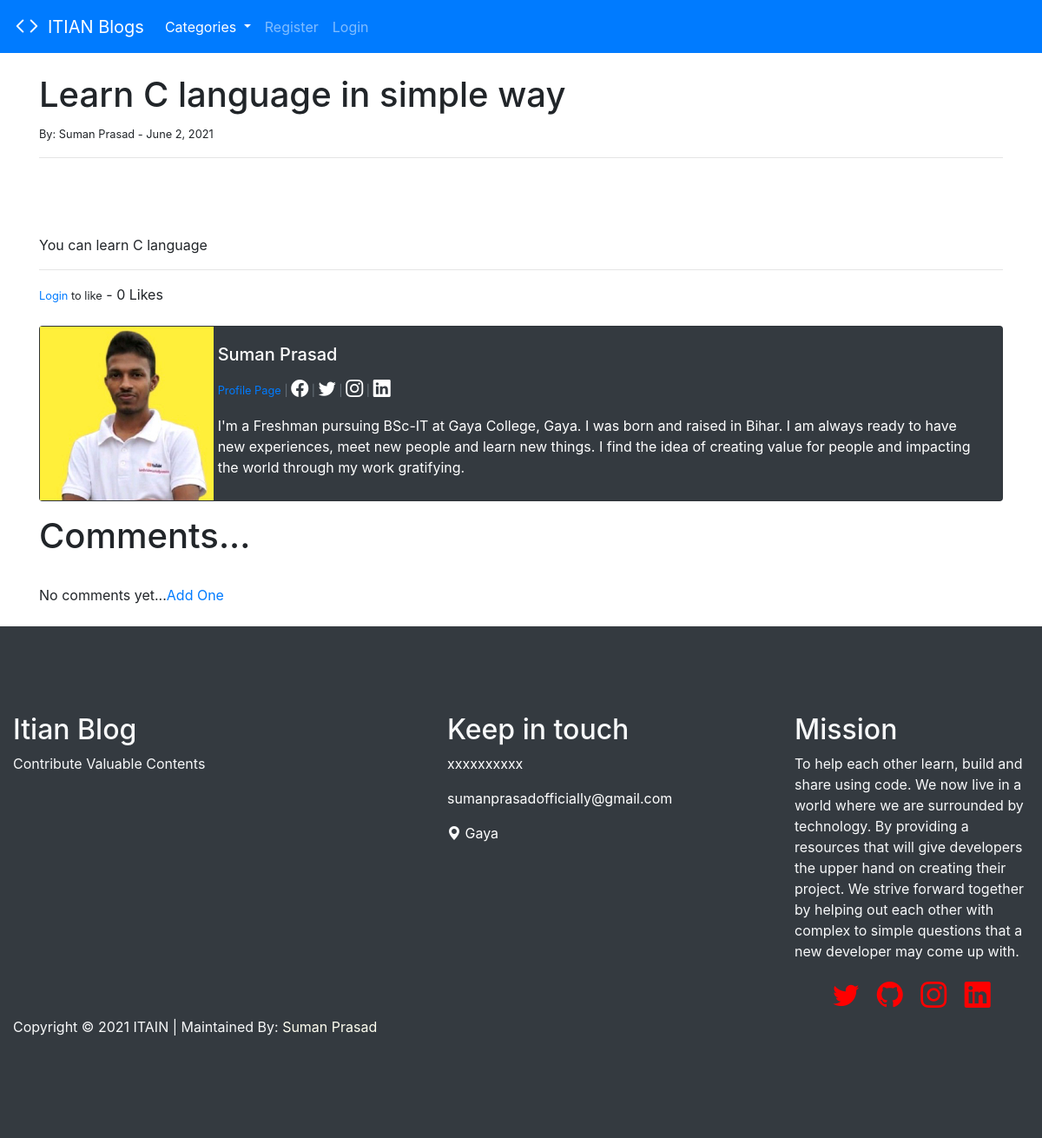
Screenshot of /article/15 with the database file from the repository.
### theblog/models.py (models this page shows, shortened)
class Post(models.Model):
    title = models.CharField(max_length=255)
    header_image = models.ImageField(null=True, blank=True, upload_to="images/")   #all posts doesnot have image.
    title_tag = models.CharField(max_length=255)
    author = models.ForeignKey(User, on_delete=models.CASCADE)
    body = RichTextField(blank=True, null=True)
    post_date = models.DateField(auto_now_add=True)
    category = models.CharField(max_length=255, default='coding')
    snippet = models.CharField(max_length=255)
    likes = models.ManyToManyField(User, related_name='blog_posts')
    def total_likes(self):
        return self.likes.count()

class Profile(models.Model):
    user = models.OneToOneField(User, null=True, on_delete=models.CASCADE)
    bio = models.TextField()
    profile_pic = models.ImageField(null=True, blank=True, upload_to="images/profile/")
    website_url = models.CharField(max_length=255, null=True, blank=True)
    facebook_url = models.CharField(max_length=255, null=True, blank=True)
    twitter_url = models.CharField(max_length=255, null=True, blank=True)
    instagram_url = models.CharField(max_length=255, null=True, blank=True)
    linkedin_url = models.CharField(max_length=255, null=True, blank=True)

### theblog/views.py (the view)
# urls.py: path('article/<int:pk>', ArticleDetailView.as_view(), name='article-detail'),
class ArticleDetailView(DetailView):
    model = Post
    template_name = 'article_details.html'
    def get_context_data(self, *args, **kwargs):
        cat_menu = Category.objects.all()
        context = super(ArticleDetailView, self).get_context_data(*args, **kwargs)
        stuff = get_object_or_404(Post, id=self.kwargs['pk'])
        total_likes = stuff.total_likes()
        liked = False
        if stuff.likes.filter(id=self.request.user.id).exists():
            liked =True
        context["cat_menu"] = cat_menu
        context["total_likes"] = total_likes
        context["liked"] = liked
        return context

### theblog/models.py (called while the page is built)
    def __str__(self):
        return self.name

### theblog/templates/article_details.html (shortened to what this page needs)
{% extends 'base.html' %}
{% load static %}
{% block content %}
<div class="container">
<h1>{{ post.title }}</h1>
<small>By: {{ post.author.first_name }} {{ post.author.last_name}} - {{post.post_date}}
</small><br>
<hr>
<br>
<br>
<br>
{{ post.body| safe }}
<hr>
<form action="{% url 'like_post' post.pk %}" method="POST">
{% if user.is_authenticated %}
  {% if liked %}
    <button type="submit", name="post_id", value="{{ post.id }}", class="btn btn-danger btn-sm">Unlike</button>
  {% else %}
    <button type="submit", name="post_id", value="{{ post.id }}", class="btn btn-primary btn-sm">Like</button>
  {% endif %}
{% else %}
  <small><a href="{% url 'login' %}">Login</a> to like</small>
{% endif %}
   - {{ total_likes }} Likes
</form>
<br>
<div class="card mb-3 card text-white bg-dark">
  <div class="row no-gutters">
    <div class="col-md-2">
{% if post.author.profile.profile_pic %}
      <img src="{{post.author.profile.profile_pic.url}}" width=200 height=200 alt="...">
{% else %}
  <img src="{% static 'theblog/images/person_black_48dp.svg' %}" width=200 height=200 alt="...">
{% endif %}
    </div>
    <div class="col-md-10">
      <div class="card-body">
        <h5 class="card-title"> {{ post.author.first_name }} {{ post.author.last_name}}</h5>
        <p class="small text-muted">
          <a href="{% url 'show_profile_page' post.author.profile.id %}">Profile Page</a>
          {% if post.author.profile.facebook_url %}
            |  <a href="{{post.author.profile.facebook_url}}" <i class="bi bi-facebook" id="social"></i></a>  |
          {% endif %}
          {% if post.author.profile.twitter_url %}
            <a href="{{post.author.profile.twitter_url}}" <i class="bi bi-twitter" id="social"></i></a>
          {% endif %}
          {% if post.author.profile.instagram_url %}
            | <a href="{{post.author.profile.instagram_url}}"<i class="bi bi-instagram" id="social"></i></a>
          {% endif %}
          {% if post.author.profile.linkedin_url %}
            | <a href="{{post.author.profile.linkedin_url}}"<i class="bi bi-linkedin" id="social"></i></a>
          {% endif %}
        </p>
        <p class="card-text">{{post.author.profile.bio}}</p>
      </div>
    </div>
  </div>
</div>
<h1>Comments...</h1>
<br>
{% if not post.comments.all %}
  No comments yet...<a href="{% url 'add_comment' post.pk %}">Add One</a>
{% endif %}
<br>
</div>
{% endblock %}

### static/css/main.css (style rules this page uses)
#social { font-size: 20px; color: white; }

### rows the page displays
Post: title "Learn C language in simple way", author.first_name "Suman", author.last_name "Prasad", post_date "June 2, 2021", body "You can learn C language", author.profile.profile_pic (picture), author.profile.bio "I'm a Freshman pursuing BSc-IT at Gaya College, Gaya. I was born and raised in Bihar. I am always ready to have new experiences, meet new people and learn new things. I find the idea of creating value for people and impacting the world through my work gratifying."

### other values shown
{{ total_likes }} "0"
